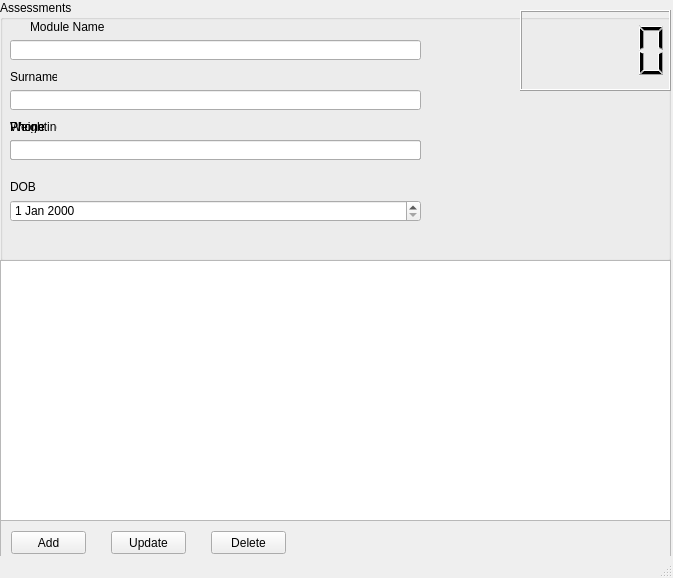
<?xml version="1.0" encoding="UTF-8"?>
<ui version="4.0">
 <class>MainWindow</class>
 <widget class="QMainWindow" name="MainWindow">
  <property name="geometry">
   <rect>
    <x>0</x>
    <y>0</y>
    <width>673</width>
    <height>578</height>
   </rect>
  </property>
  <property name="windowTitle">
   <string>Student Assessment Database(SAD)</string>
  </property>
  <widget class="QWidget" name="centralwidget">
   <widget class="QGroupBox" name="groupBox">
    <property name="geometry">
     <rect>
      <x>0</x>
      <y>0</y>
      <width>671</width>
      <height>261</height>
     </rect>
    </property>
    <property name="title">
     <string>Assessments</string>
    </property>
    <widget class="QLCDNumber" name="lcdNumber">
     <property name="geometry">
      <rect>
       <x>520</x>
       <y>10</y>
       <width>151</width>
       <height>81</height>
      </rect>
     </property>
    </widget>
    <widget class="QLabel" name="module_name_label">
     <property name="geometry">
      <rect>
       <x>30</x>
       <y>20</y>
       <width>87</width>
       <height>13</height>
      </rect>
     </property>
     <property name="text">
      <string>Module Name</string>
     </property>
    </widget>
    <widget class="QLineEdit" name="lineEdit">
     <property name="geometry">
      <rect>
       <x>10</x>
       <y>40</y>
       <width>411</width>
       <height>20</height>
      </rect>
     </property>
    </widget>
    <widget class="QLabel" name="label_2">
     <property name="geometry">
      <rect>
       <x>10</x>
       <y>70</y>
       <width>47</width>
       <height>13</height>
      </rect>
     </property>
     <property name="text">
      <string>Surname</string>
     </property>
    </widget>
    <widget class="QLineEdit" name="lineEdit_2">
     <property name="geometry">
      <rect>
       <x>10</x>
       <y>90</y>
       <width>411</width>
       <height>20</height>
      </rect>
     </property>
    </widget>
    <widget class="QLabel" name="label_3">
     <property name="geometry">
      <rect>
       <x>10</x>
       <y>120</y>
       <width>47</width>
       <height>13</height>
      </rect>
     </property>
     <property name="text">
      <string>Phone</string>
     </property>
    </widget>
    <widget class="QLineEdit" name="lineEdit_3">
     <property name="geometry">
      <rect>
       <x>10</x>
       <y>140</y>
       <width>411</width>
       <height>20</height>
      </rect>
     </property>
    </widget>
    <widget class="QLabel" name="label_4">
     <property name="geometry">
      <rect>
       <x>10</x>
       <y>180</y>
       <width>47</width>
       <height>13</height>
      </rect>
     </property>
     <property name="text">
      <string>DOB</string>
     </property>
    </widget>
    <widget class="QDateEdit" name="dateEdit">
     <property name="geometry">
      <rect>
       <x>10</x>
       <y>200</y>
       <width>411</width>
       <height>22</height>
      </rect>
     </property>
    </widget>

    <widget class="QLabel" name="label_5">
     <property name="geometry">
      <rect>
       <x>10</x>
       <y>120</y>
       <width>47</width>
       <height>13</height>
      </rect>
     </property>
     <property name="text">
      <string>Weighting</string>
     </property>
    </widget>
    <widget class="QLineEdit" name="lineEdit_4">
     <property name="geometry">
      <rect>
       <x>10</x>
       <y>140</y>
       <width>411</width>
       <height>20</height>
      </rect>
     </property>
    </widget>
    <widget class="QLabel" name="label_6">
     <property name="geometry">
      <rect>
       <x>10</x>
       <y>120</y>
       <width>47</width>
       <height>13</height>
      </rect>
     </property>
     <property name="text">
      <string>Phone</string>
     </property>
    </widget>
    <widget class="QLineEdit" name="lineEdit_5">
     <property name="geometry">
      <rect>
       <x>10</x>
       <y>140</y>
       <width>411</width>
       <height>20</height>
      </rect>
     </property>
    </widget>

   </widget>
   <widget class="QTableWidget" name="tableWidget">
    <property name="geometry">
     <rect>
      <x>0</x>
      <y>260</y>
      <width>671</width>
      <height>261</height>
     </rect>
    </property>
   </widget>
   <widget class="QScrollArea" name="scrollArea">
    <property name="geometry">
     <rect>
      <x>0</x>
      <y>520</y>
      <width>671</width>
      <height>41</height>
     </rect>
    </property>
    <property name="widgetResizable">
     <bool>true</bool>
    </property>
    <widget class="QWidget" name="scrollAreaWidgetContents">
     <property name="geometry">
      <rect>
       <x>0</x>
       <y>0</y>
       <width>669</width>
       <height>39</height>
      </rect>
     </property>
     <widget class="QPushButton" name="pushButton">
      <property name="geometry">
       <rect>
        <x>10</x>
        <y>10</y>
        <width>75</width>
        <height>23</height>
       </rect>
      </property>
      <property name="text">
       <string>Add</string>
      </property>
     </widget>
     <widget class="QPushButton" name="pushButton_2">
      <property name="geometry">
       <rect>
        <x>110</x>
        <y>10</y>
        <width>75</width>
        <height>23</height>
       </rect>
      </property>
      <property name="text">
       <string>Update</string>
      </property>
     </widget>
     <widget class="QPushButton" name="pushButton_3">
      <property name="geometry">
       <rect>
        <x>210</x>
        <y>10</y>
        <width>75</width>
        <height>23</height>
       </rect>
      </property>
      <property name="text">
       <string>Delete</string>
      </property>
     </widget>
    </widget>
   </widget>
  </widget>
  <widget class="QStatusBar" name="statusbar"/>
 </widget>
 <resources/>
 <connections/>
</ui>
